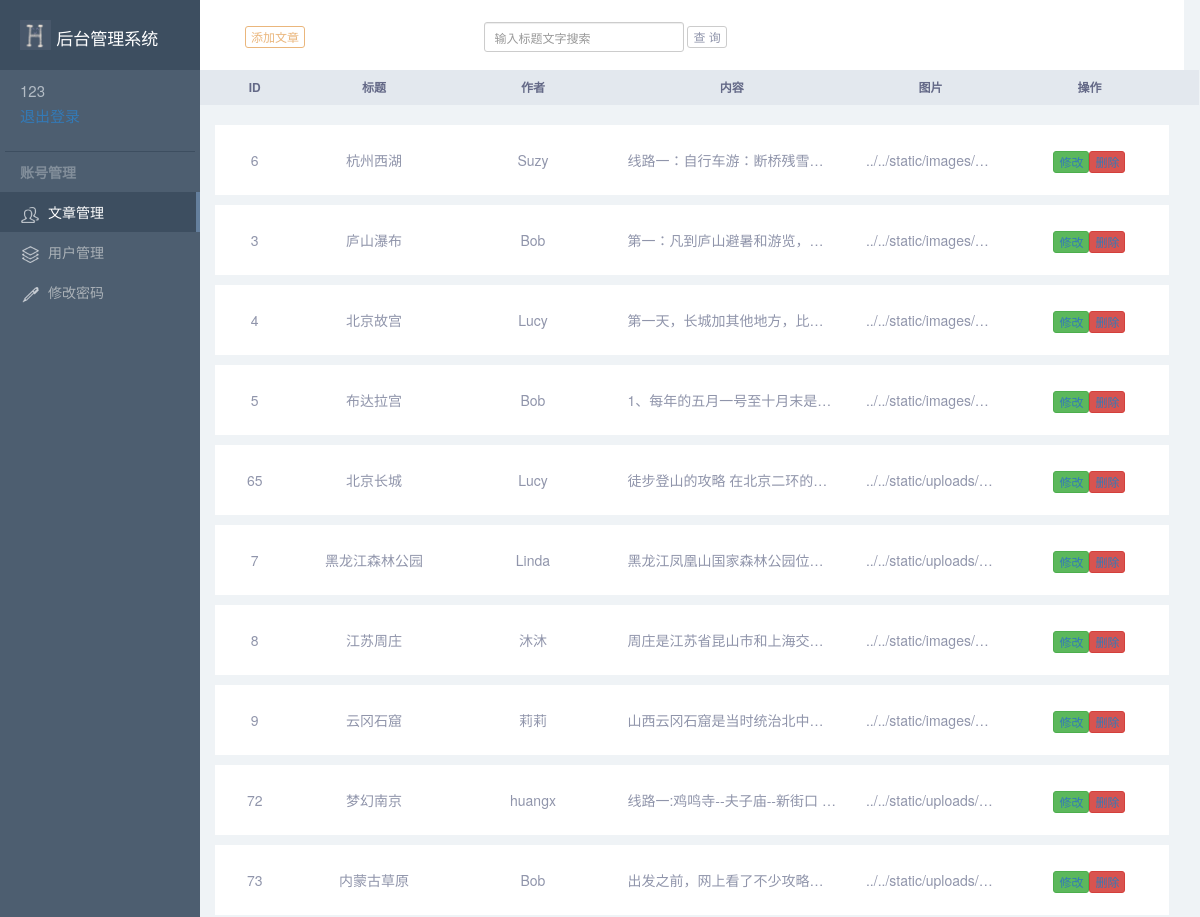
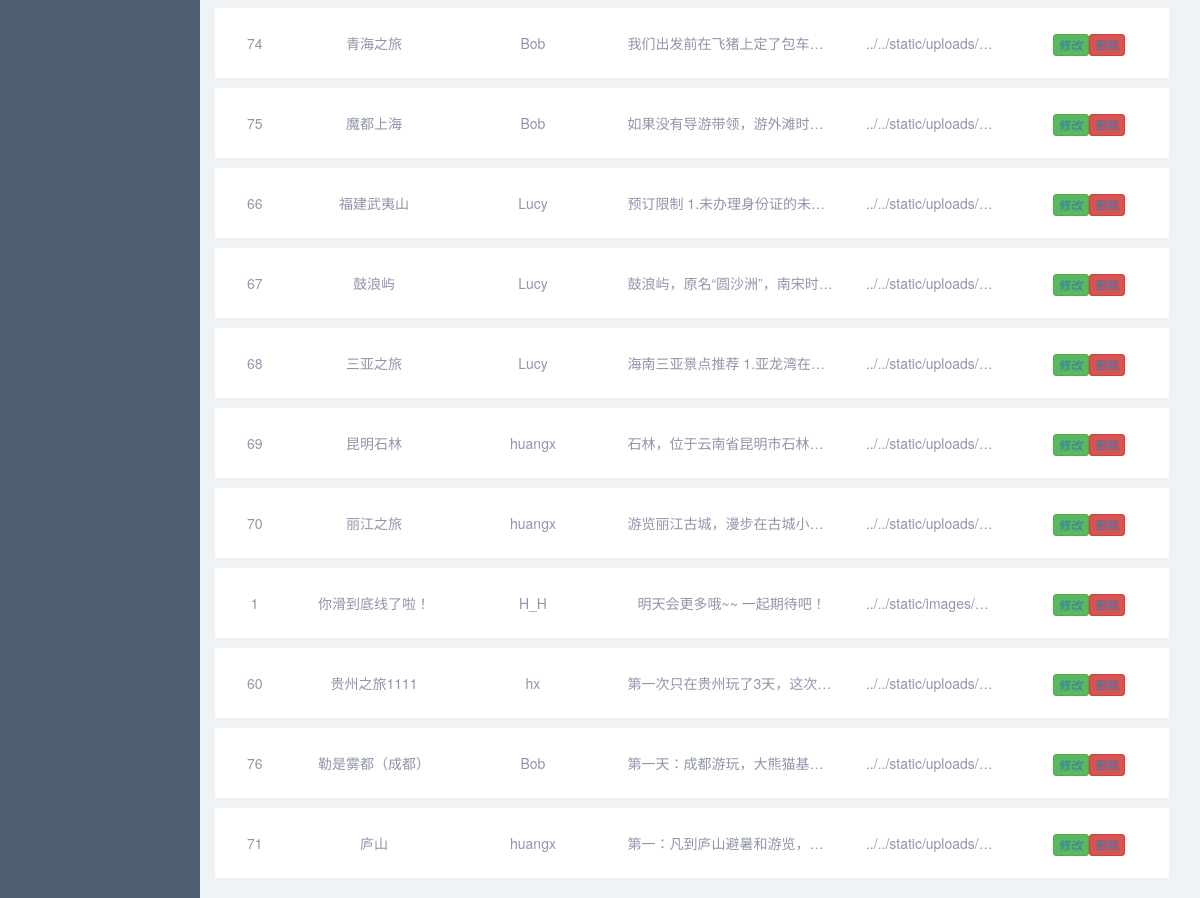
Screenshot of /Backstage/index.php (signed in) with the database file from the repository (2 pictures, top to bottom).
### tables this page shows
CREATE TABLE IF NOT EXISTS `articles` (
  `id` int(250) UNSIGNED NOT NULL AUTO_INCREMENT,
  `c_id` varchar(250) DEFAULT NULL,
  `title` varchar(250) DEFAULT NULL,
  `city` varchar(250) DEFAULT NULL,
  `content` varchar(10000) DEFAULT NULL,
  `picture` varchar(255) DEFAULT NULL,
  `writer` varchar(100) DEFAULT NULL,
  PRIMARY KEY (`id`)
);

### Backstage/index.php (the view, shortened to what this page needs)
<?php
$link=connect();
if(isset($_POST['searchArticle']))
{
    $searchAKey=$_POST['searchAKey'];
    $searchA="title like '%$searchAKey%'";
    $searchAr="select * from articles where $searchA";
    if(!$sql = mysqli_query($link,$searchAr)){
        exit("SQL[$searchAr]:".mysqli_error($link));
    }
    $article=mysqli_fetch_assoc($sql);
}
else{
    $sql=mysqli_query($link,"SELECT * FROM articles");
    $article=mysqli_fetch_assoc($sql);
}
?>
<!doctype html>
<html lang="ch">
<head>
    <link rel="stylesheet" type="text/css" href="css/common.css" />
    <link rel="stylesheet" type="text/css" href="css/bootstrap.min.css" />
</head>
<body>
    <div id="wrap">
        <div class="leftMeun" id="leftMeun">
            <div id="logoDiv">
                <p id="logoP"><img id="logo" alt="" src="images/Screenshot_20200410_234349.jpg"><span>后台管理系统</span></p>
            </div>
            <div id="personInfor">
                <p id="userName"> <?php echo $_COOKIE["username"]; ?></p>
                <p>
                <?php
                    echo '<a href="./function/logout.php">退出登录</a>';
                ?>
                </p>
            </div>
            <div class="meun-title">账号管理</div>
            <div class="meun-item meun-item-active" href="#char" aria-controls="char" role="tab" data-toggle="tab"><img
                    src="images/icon_chara_grey.png">文章管理</div>
            <div class="meun-item" href="#user" aria-controls="user" role="tab" data-toggle="tab"><img
                    src="images/icon_user_grey.png">用户管理</div>
            <div class="meun-item" href="#chan" aria-controls="chan" role="tab" data-toggle="tab"><img
                    src="images/icon_change_grey.png">修改密码</div>
        </div>
        <div id="rightContent">
            <div class="tab-content">
                <div role="tabpanel" class="tab-pane active" id="char">
                <div class="check-div form-inline">
                    <div class="col-xs-3">
                        <button class="btn btn-yellow btn-xs" data-toggle="modal" data-target="#addChar">添加文章</button>
                    </div>
                        <div class="col-xs-4">
                        <form method="post">
                            <input type="text" class="form-control input-sm" placeholder="输入标题文字搜索" name="searchAKey">
                            <button class="btn btn-white btn-xs " name="searchArticle">查 询 </button>
                        </form></div>
    </div>
                    <div class="data-div">
                        <div class="row tableHeader">
                            <div class="col-xs-1">
                                ID
                            </div>
                            <div class="col-xs-2">
                                标题
                            </div>
                            <div class="col-xs-2">
                                作者
                            </div>
                            <div class="col-xs-3">
                                内容
                            </div>
                            <div class="col-xs-2">
                                图片
                            </div>
                            <div class="col-xs-2">
                                操作
                            </div>
                        </div>
                        <div class="tablebody">
<?php
            while($article){
                echo '<div class="row">';
                echo '<div class="col-xs-1">'.$article['id'].'</div>';
                echo '<div class="col-xs-2">'.$article['title'].'</div>';
                echo '<div class="col-xs-2">'.$article['writer'].'</div>';
                echo '<div class="col-xs-3 article-content">'.$article['content'].'</div>';
                echo '<div class="col-xs-2 article-content">'.$article['picture'].'</div>';
                echo '<div class="col-xs-2"><button class="btn btn-success btn-xs" data-toggle="modal" data-target="#changeChar"><a href="./function/updateArticle.php?id='.$article['id'].'">修改</a></button>';
                echo '<button class="btn btn-danger btn-xs" data-toggle="modal" data-target="#deleteChar"><a href="./function/deleArticle.php?id='.$article['id'].'">删除</a></button></div>';
                echo '</div>';
                $article=mysqli_fetch_assoc($sql);
            }
            ?>
            </div>
    </div>
                </div>
            </div>
</body>
</html>

### Backstage/css/common.css (style rules this page uses)
body { min-width: 100%; height: auto; }
a, a:hover { text-decoration: none; cursor: pointer; outline: none; }
#wrap { min-width: 100%; position: absolute; background: #eff3f6 bottom; min-height: 100%; overflow: hidden; }
.leftMeun { position: absolute; box-sizing: border-box; width: 200px; height: 100%; background: #4d5e70 bottom; }
.leftMeun >div { padding-left: 20px; }
#rightContent { box-sizing: border-box; float: left; box-sizing: border-box; padding-left: 200px; overflow-y: overlay; overflow-x: hidden; clear: both; color: #717592; min-width: 100%; min-height: 500px; }
#logoDiv { padding-top: 20px; padding-bottom: 20px; height: 70px; background-color: #3d4e60; font-size: 17px; color: #fff; vertical-align: bottom; }
#logo { height: 30px; padding-right: 5px; }
#logoDiv span { vertical-align: bottom; }
#personInfor { padding: 10px 5px 10px; margin: 0 5px; color: #b3bcc5; border-bottom: 1px solid #3d4e60; overflow-x: hidden; padding-left: 20px; }
#personInfor p { font-size: 12px; margin-left: -5px; }
#personInfor a { color: #B3BCC5; text-decoration: underline; }
#userName { font-size: 15px!important; padding: 0; margin: 0; }
.meun-title { color: #828e9a; padding-top: 10px; padding-bottom: 10px; font-size: 14px; font-weight: bold; }
.meun-item { line-height: 40px; height: 40px; color: #aab1b7; cursor: pointer; }
.meun-item img { padding-right: 8px; height: 20px; }
.meun-item-active { background-color: #3d4e60; border-right: 4px solid #647f9d; color: #fff; }
.check-div { height: 70px; line-height: 70px; *line-height: 60px; background-color: #fff; padding-left: 30px; min-width: 824px !important; box-sizing: border-box; }
.check-div button { font-size: 12px; font-weight: bold; }
.check-div input { min-width: 200px !important; display: inline; }
.tab-pane { color: #9095ab; width: 82vw; }
.tableHeader { height: 35px; line-height: 35px; font-size: 12px; font-weight: bold; color: #646987; background-color: #e3e8ee; padding: 0 30px; text-align: left; }
.tablebody { margin: 20px 30px; text-align: left; }
.tablebody .row { margin-top: 10px; background-color: #fff; height: 70px; line-height: 70px; }
.btn { border: none; }
.btn-white { background: #fff; border: 1px solid #ccc!important; font-weight: normal!important; margin-right: 10px; }
.btn-yellow { background: #fff; border: 1px solid #ccc!important; font-weight: normal!important; margin-right: 10px; color: #eab67c!important; border: 1px solid #eab67c!important; }
.tablebody .row .article-content { overflow: hidden; text-overflow:ellipsis; white-space: nowrap; }
.tab-content .tablebody, .tab-content .tableHeader { text-align: center; }
#personInfor p a { line-height: 3rem; color: #337ab7; font-size: 1.5rem; text-decoration: none; }

### rows the page displays
articles: id "6", title "杭州西湖", writer "Suzy", content "线路一：自行车游：断桥残雪…", picture "../../static/images/…"
articles: id "3", title "庐山瀑布", writer "Bob", content "第一：凡到庐山避暑和游览，…", picture "../../static/images/…"
articles: id "4", title "北京故宫", writer "Lucy", content "第一天，长城加其他地方，比…", picture "../../static/images/…"
articles: id "5", title "布达拉宫", writer "Bob", content "1、每年的五月一号至十月末是…", picture "../../static/images/…"
articles: id "65", title "北京长城", writer "Lucy", content "徒步登山的攻略 在北京二环的…", picture "../../static/uploads/…"
articles: id "7", title "黑龙江森林公园", writer "Linda", content "黑龙江凤凰山国家森林公园位…", picture "../../static/uploads/…"
articles: id "8", title "江苏周庄", writer "沐沐", content "周庄是江苏省昆山市和上海交…", picture "../../static/images/…"
articles: id "9", title "云冈石窟", writer "莉莉", content "山西云冈石窟是当时统治北中…", picture "../../static/images/…"
articles: id "72", title "梦幻南京", writer "huangx", content "线路一:鸡鸣寺--夫子庙--新街口…", picture "../../static/uploads/…"
articles: id "73", title "内蒙古草原", writer "Bob", content "出发之前，网上看了不少攻略…", picture "../../static/uploads/…"
articles: id "74", title "青海之旅", writer "Bob", content "我们出发前在飞猪上定了包车…", picture "../../static/uploads/…"
articles: id "75", title "魔都上海", writer "Bob", content "如果没有导游带领，游外滩时…", picture "../../static/uploads/…"
articles: id "66", title "福建武夷山", writer "Lucy", content "预订限制 1.未办理身份证的未…", picture "../../static/uploads/…"
articles: id "67", title "鼓浪屿", writer "Lucy", content "鼓浪屿，原名“圆沙洲”，南宋时…", picture "../../static/uploads/…"
articles: id "68", title "三亚之旅", writer "Lucy", content "海南三亚景点推荐 1.亚龙湾在…", picture "../../static/uploads/…"
articles: id "69", title "昆明石林", writer "huangx", content "石林，位于云南省昆明市石林…", picture "../../static/uploads/…"
articles: id "70", title "丽江之旅", writer "huangx", content "游览丽江古城，漫步在古城小…", picture "../../static/uploads/…"
articles: id "1", title "你滑到底线了啦！", writer "H_H", content "明天会更多哦~~ 一起期待吧！", picture "../../static/images/…"
articles: id "60", title "贵州之旅1111", writer "hx", content "第一次只在贵州玩了3天，这次…", picture "../../static/uploads/…"
articles: id "76", title "勒是雾都（成都）", writer "Bob", content "第一天：成都游玩，大熊猫基…", picture "../../static/uploads/…"
articles: id "71", title "庐山", writer "huangx", content "第一：凡到庐山避暑和游览，…", picture "../../static/uploads/…"

### other values shown
$_COOKIE["username"] "123"
